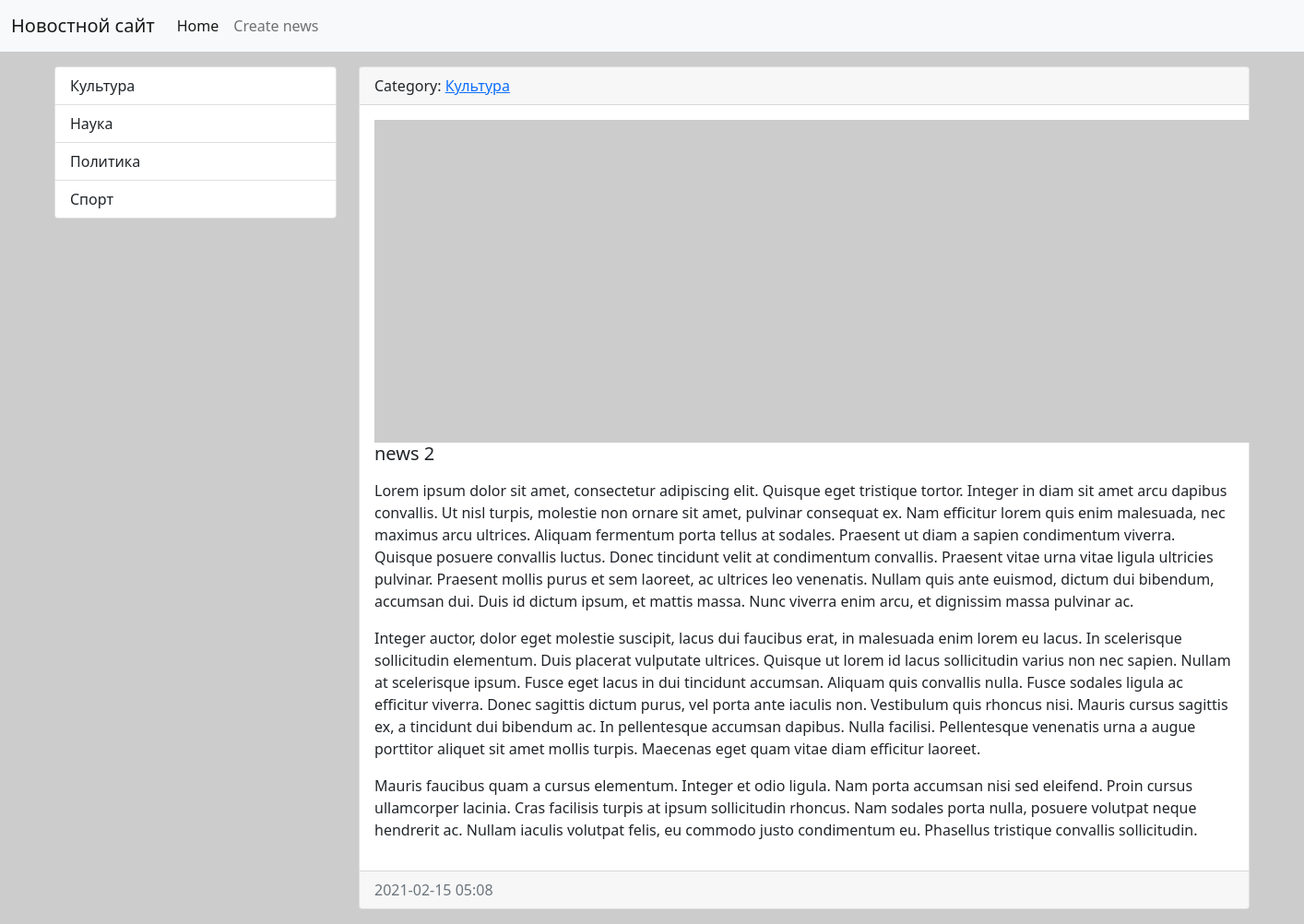
Screenshot of /news/2/ with the database file from the repository.
### news/models.py (models this page shows, shortened)
class Category(models.Model):
    title = models.CharField(max_length=100, db_index=True, verbose_name='Наименование катигории')
    def get_absolute_url(self):
        return reverse('category', kwargs={"category_id": self.pk})
    def __str__(self):
        return self.title
    class Meta:
        verbose_name = 'Катигория'
        verbose_name_plural = 'Катигории'
        ordering = ['title']

class News(models.Model):
    title = models.CharField(max_length=100, verbose_name='Наименование')
    content = models.TextField(blank=True, verbose_name='Контент')
    created_at = models.DateTimeField(auto_now_add=True, verbose_name='Дата публикации')
    updated_at = models.DateTimeField(auto_now=True, verbose_name='Обновлено')
    photo = models.ImageField(upload_to='photos/%Y/%m/%d/', verbose_name='Фото', blank=True)
    is_published = models.BooleanField(default=True, verbose_name='Опубликовано')
    category = models.ForeignKey('Category', on_delete=models.PROTECT, verbose_name='Категория')
    class Meta:
        verbose_name = 'Новость'
        verbose_name_plural = 'Новости'
        ordering = ['-created_at']

### news/views.py (the view)
# urls.py: path('news/<int:news_id>/', view_news, name='view_news'),
def view_news(request, news_id):
    news_item = get_object_or_404(News, pk=news_id)
    return render(request, 'news/view_news.html', {'news_item': news_item})

### news/templatetags/news_tags.py (called while the page is built)
@register.inclusion_tag('news/list_categories.html')
def show_categories():
    categories = Category.objects.all()
    return {"categories": categories}

### news/templates/news/view_news.html (shortened to what this page needs)
{% extends 'base.html' %}
{% block sidebar %}
{% include 'inc/_sidebar.html' %}
{% endblock %}
{% block content %}
<div class="card mb-3">
    <div class="card-header">
        Category: <a href="{{ news_item.category.get_absolute_url }}">{{ news_item.category }}</a>
    </div>
    <div class="card-body">
        <div class="media">
            {% if item.photo %}
            <img src="{{ news_item.photo.url }}" alt="" width="350" class="mr-3">
            {% else %}
            <img src="https://picsum.photos/id/1060/350/235/?blur=2" alt="" class="mr-3">
            {% endif %}
            <div class="media-bode">
                <h5 class="card-title">{{ news_item.title }}</h5>
                <p class="card-text">{{ news_item.content|safe|linebreaks }}</p>
            </div>
        </div>
    </div>
    <div class="card-footer text-muted">
        {{ news_item.created_at|date:"Y-m-d H:i" }}
    </div>
</div>
{% endblock %}

### news/templates/news/list_categories.html
<div class="list-group">
    {% for item in categories %}
    <a href="{{ item.get_absolute_url }}" class="list-group-item list-group-item-action">{{ item.title }}</a>
    {% endfor %}
</div>

### rows the page displays
Category: title "Культура"
Category: title "Наука"
Category: title "Политика"
Category: title "Спорт"
News: category "Культура", title "news 2", content "Lorem ipsum dolor sit amet, consectetur adipiscing elit. Quisque eget tristique tortor. Integer in diam sit amet arcu dapibus convallis. Ut nisl turpis, molestie non ornare sit amet, pulvinar consequat ex. Nam efficitur lorem quis enim malesuada, nec maximus arcu ultrices. Aliquam fermentum porta tellus at sodales. Praesent ut diam a sapien condimentum viverra. Quisque posuere convallis luctus. Donec tincidunt velit at condimentum convallis. Praesent vitae urna vitae ligula ultricies pulvinar. Praesent mollis purus et sem laoreet, ac ultrices leo venenatis. Nullam quis ante euismod, dictum dui bibendum, accumsan dui. Duis id dictum ipsum, et mattis massa. Nunc viverra enim arcu, et…", created_at "2021-02-15 05:08"
